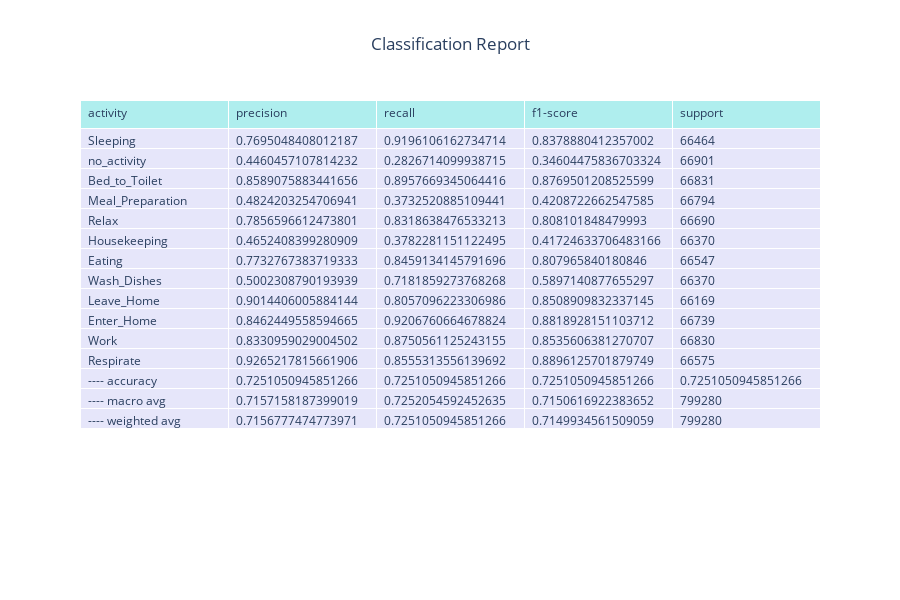

Here is the notebook cell this chart was saved with:
### Code cell
df_ = pd.DataFrame(classification_report_values).transpose()
df_.reset_index(inplace=True)
df_.columns = ['activity', 'precision', 'recall', 'f1-score', 'support']

# decode the activity labels
df_['activity'] = df_['activity'].apply(lambda x: dataset_summary["activity_decoder"][x] if x in dataset_summary["activity_decoder"] else "---- "+x)

fig = go.Figure(data=[go.Table(
    header=dict(values=list(df_.columns),
                fill_color='paleturquoise',
                align='left'),
    cells=dict(values=[df_.activity, df_['precision'], df_['recall'], df_['f1-score'], df_['support']],
               fill_color='lavender',
               align='left'))
])

fig.update_layout(
    autosize=False,
    width=900,
    height=600,
    title_text="Classification Report",
    title_x=0.5
)
fig.show()

### Figure 1 — Plotly figure (JSON) as saved in the notebook; plotly's stock layout.template omitted (floating-point values rounded to 4 significant figures)
{"data": [{"cells": {"align": "left", "fill": {"color": "lavender"}, "values": [["Sleeping", "no_activity", "Bed_to_Toilet", "Meal_Preparation", "Relax", "Housekeeping", "Eating", "Wash_Dishes", "Leave_Home", "Enter_Home", "Work", "Respirate", "---- accuracy", "---- macro avg", "---- weighted avg"], [0.7695, 0.446, 0.8589, 0.4824, 0.7857, 0.4652, 0.7733, 0.5002, 0.9014, 0.8462, 0.8331, 0.9265, 0.7251, 0.7157, 0.7157], [0.9196, 0.2827, 0.8958, 0.3733, 0.8319, 0.3782, 0.8459, 0.7182, 0.8057, 0.9207, 0.8751, 0.8555, 0.7251, 0.7252, 0.7251], [0.8379, 0.346, 0.877, 0.4209, 0.8081, 0.4172, 0.808, 0.5897, 0.8509, 0.8819, 0.8536, 0.8896, 0.7251, 0.7151, 0.715], [66464, 66901, 66831, 66794, 66690, 66370, 66547, 66370, 66169, 66739, 66830, 66575, 0.7251, 799280, 799280]]}, "header": {"align": "left", "fill": {"color": "paleturquoise"}, "values": ["activity", "precision", "recall", "f1-score", "support"]}, "type": "table"}], "layout": {"autosize": false, "height": 600, "title": {"text": "Classification Report", "x": 0.5}, "width": 900}}
